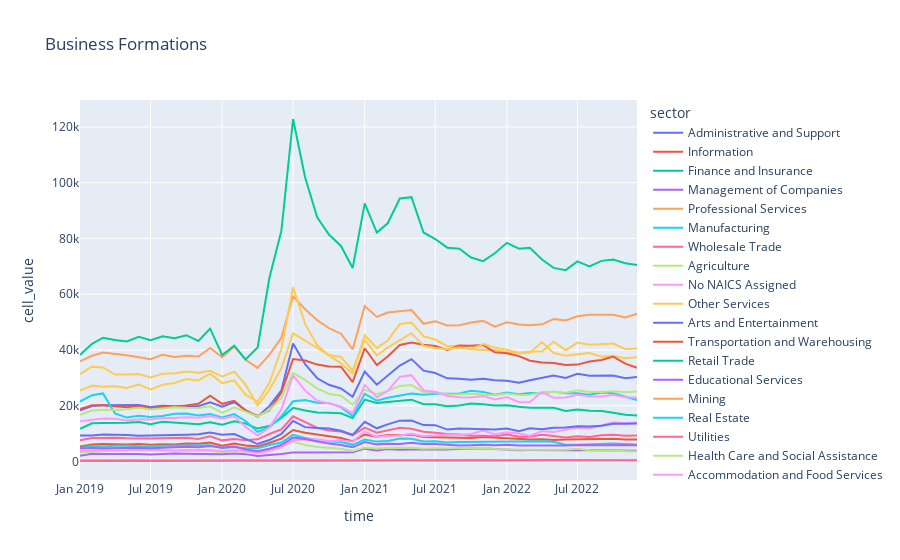

Notebook code cell kept with this figure:
### Code cell
fig = px.line(census_data_seas_sectors, 
              x="time", y="cell_value",
              title='Business Formations', 
              color='sector')
fig.show()
